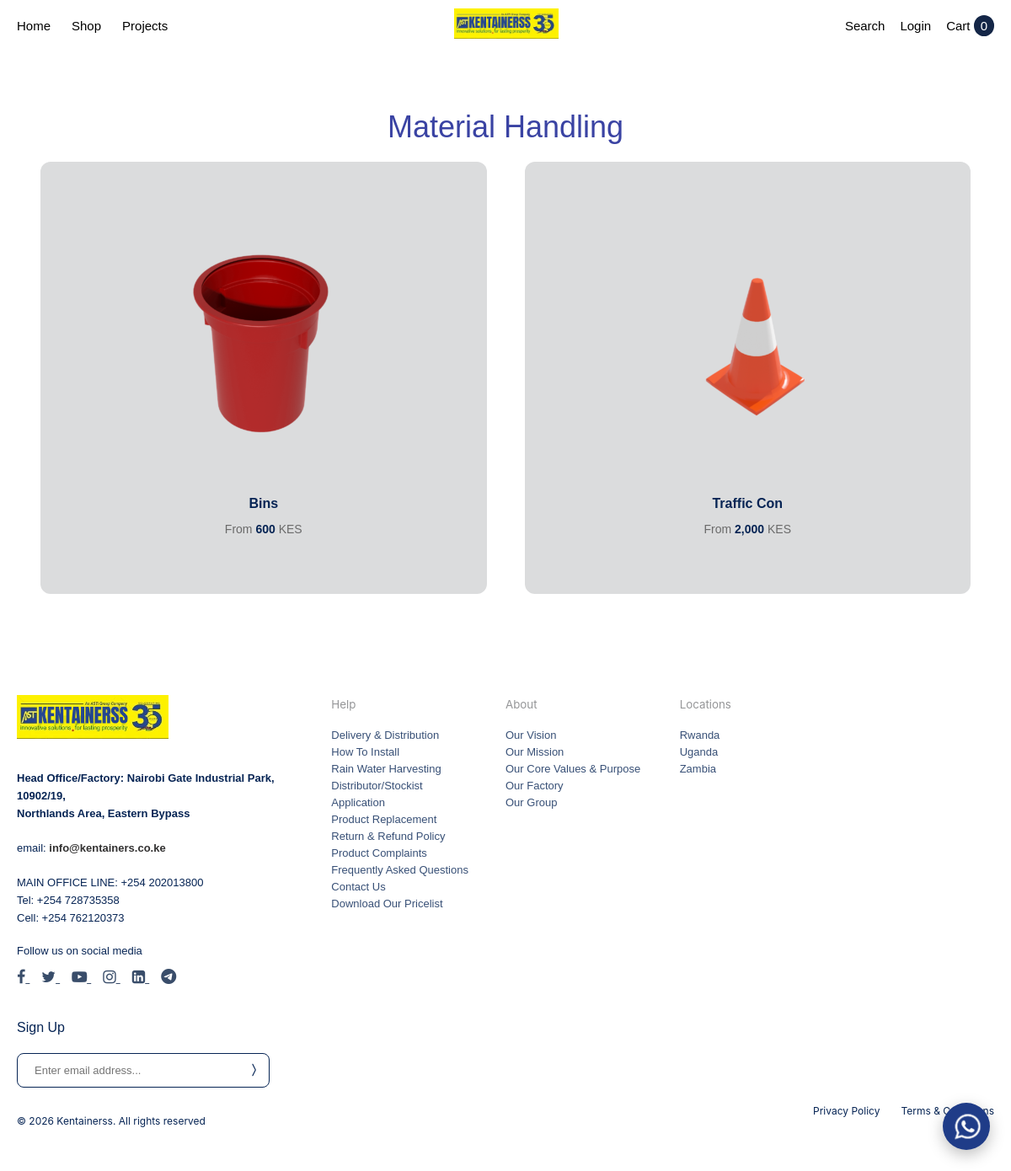
The page /material-handling/ on the database its author committed.
### shop/models.py (models this page shows, shortened)
class Product(models.Model):
    CATEGORY_CHOICES = [
        ("water_tanks", "Water Tanks & Storage"),
        ("sanitation", "Sanitation"),
        ("agriculture", "Agriculture"),
        ("material_handling", "Material Handling"),
        ("water_supply", "Water Supply & Accessories"),
        ("special_products", "Special Products"),
    ]
    TYPE_CHOICES = [
        ("viable", "Viable"),
        ("simple", "Simple"),
    ]
    brochure = models.FileField(
        upload_to="brochures/",
        blank=True,
        null=True,
        help_text="Upload product brochure (PDF recommended)"
    )
    name = models.CharField(max_length=200)
    slug = models.SlugField(unique=True)
    category = models.CharField(max_length=50, choices=CATEGORY_CHOICES)
    price = models.DecimalField(max_digits=10, decimal_places=2)
    type = models.CharField(max_length=20, choices=TYPE_CHOICES)
    quantity = models.IntegerField(default=0)
    image = models.ImageField(upload_to="products/")
    short_description = models.CharField(
        max_length=300,
        blank=True,
        null=True,
        help_text="Brief summary shown on product cards or listings."
    )
    description = models.TextField(blank=True, null=True)
    stock_status = models.BooleanField(default=True)
    offers_delivery = models.BooleanField(
        default=False,
        help_text="Check this if this product requires delivery & shipping zone selection"
    )

### shop/views.py (the view)
# urls.py: path('material-handling/', views.material_handling, name='material_handling'),
def material_handling(request):
    products = Product.objects.filter(category="material_handling")
    context = {
        'products': products
    }
    return render(request, 'materialhandling.html', context)

### shop/context_processors.py (called while the page is built)
def cart_count(request):
    if request.user.is_authenticated:
        items = CartItem.objects.filter(user=request.user)
        count = sum(item.quantity for item in items)
    else:
        count = 0
    return {
        "cart_count": count
    }

### shop/templates/materialhandling.html (shortened to what this page needs)
{% load humanize %}
{% load static %}
<!doctype html>
<html lang="en">
<head>
    <link rel="stylesheet" href="{% static 'assets/css/shop.css' %}">
</head>
<body style="background-color: white">
<header>
    {% include "navbar.html" %}
</header>
<main class="main-content" style="background-color: white">
<div><h1 class="shop-title">Material Handling</h1></div>
<div class="product-grid">
    {% for product in products %}
       <a href="{% url 'product_detail' slug=product.slug %}" class="product-card">
           <div class="image-wrapper">
               <img src="{{ product.image.url }}" alt="{{ product.name }}">
           </div>
           <h2 class="product-name">{{ product.name }}</h2>
           <p class="product-price">
               From <strong style="color: #062454">{{ product.price|floatformat:0|intcomma }}</strong> KES
           </p>
       </a>
    {% endfor %}
</div>
</main>
<footer style="background-color: white">
    {% include "footer.html" %}
</footer>
</body>
</html>

### shop/static/assets/css/shop.css (style rules this page uses)
* { box-sizing: border-box; }
html, body { margin: 0; padding: 0; background: white; font-family: 'Poppins', sans-serif; overflow-x: hidden !important; }
.main-content { padding-top: 40px; width: 100%; overflow-x: hidden; }
.shop-title { width: 92%; margin: 20px auto; color: #3a43a3; font-weight: normal; font-family: Arial, sans-serif; text-align: center; font-size: clamp(22px, 5vw, 36px); }
.product-grid { width: 92%; max-width: 1350px; margin: 0 auto 80px; display: grid; grid-template-columns: repeat(auto-fit, minmax(400px, 1fr)); gap: 45px; overflow-x: hidden; }
.product-card { background: #dbdcdd; border-radius: 12px; padding: 55px 20px; text-align: center; text-decoration: none; display: block; color: #000; transition: all .25s ease; width: 100%; overflow: hidden; }
.image-wrapper { height: 320px; display: flex; justify-content: center; align-items: center; width: 100%; overflow: hidden; }
.image-wrapper img { max-height: 280px; max-width: 100%; width: auto; object-fit: contain; display: block; }
.product-name { margin-top: 22px; font-size: 16px; font-weight: 600; color: #062454; }
.product-price { margin-top: 6px; font-size: 14px; color: #6A6A6A; font-weight: 400; }

### shop/static/assets/css/navbar.css (style rules this page uses)
* { box-sizing: border-box; }
html, body { margin: 0; padding: 0; overflow-x: hidden; font-family: sans-serif; }
body { padding-top: 70px; }

### rows shown on the page
Product: image (picture), name "Bins", price "600"
Product: image (picture), name "Traffic Con", price "2,000"

### other values the page prints
{{ cart_count|default:"0" }} "0"
